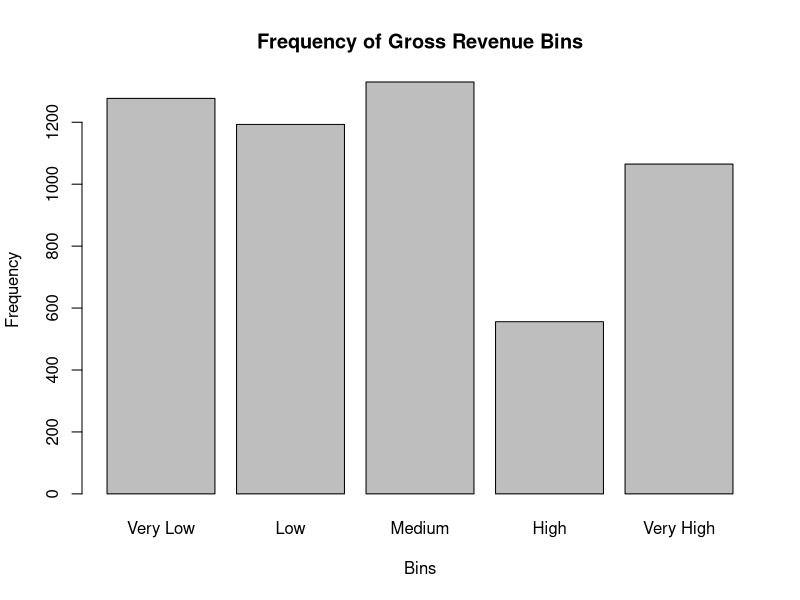
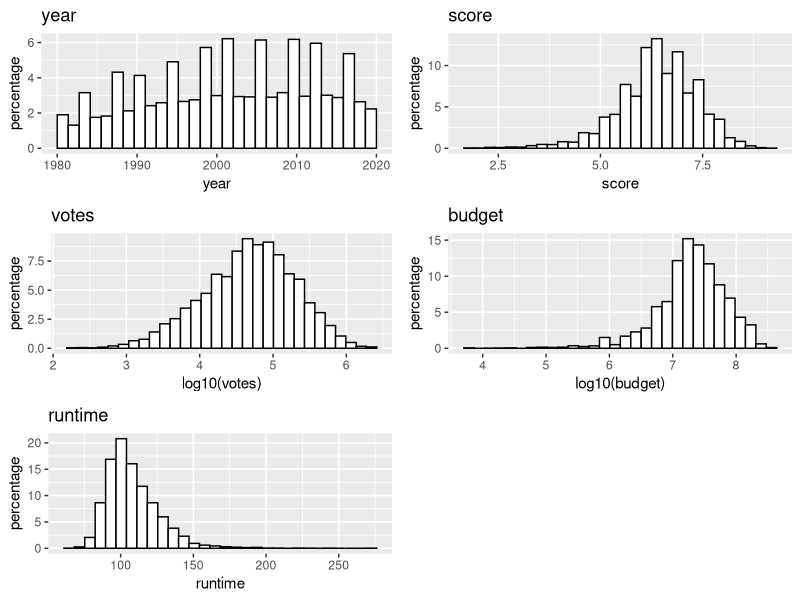
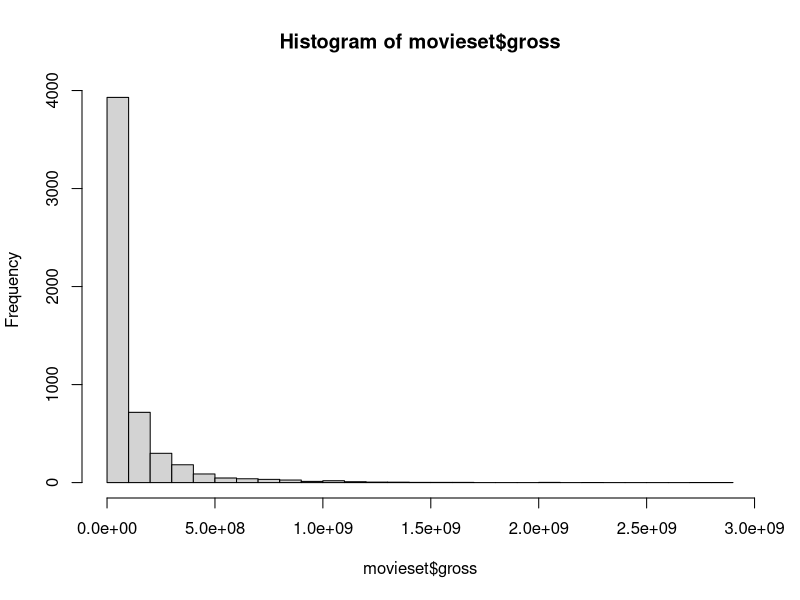
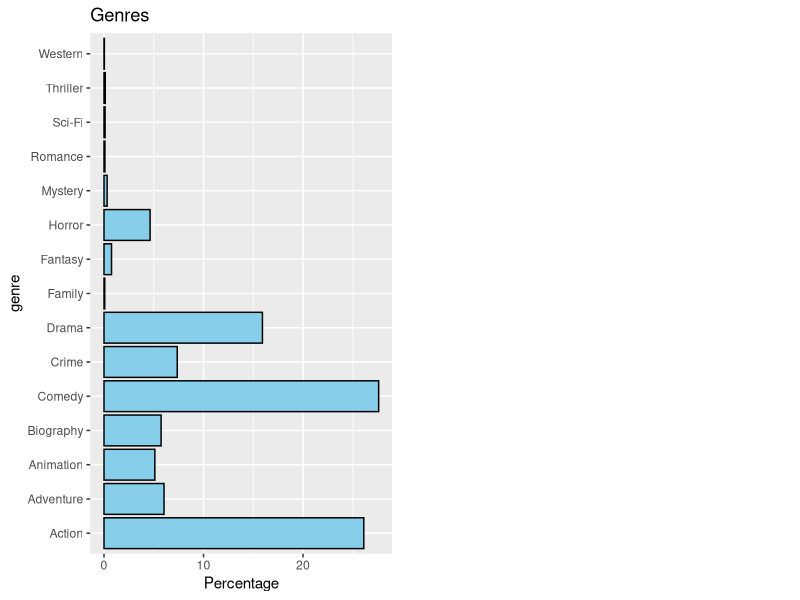
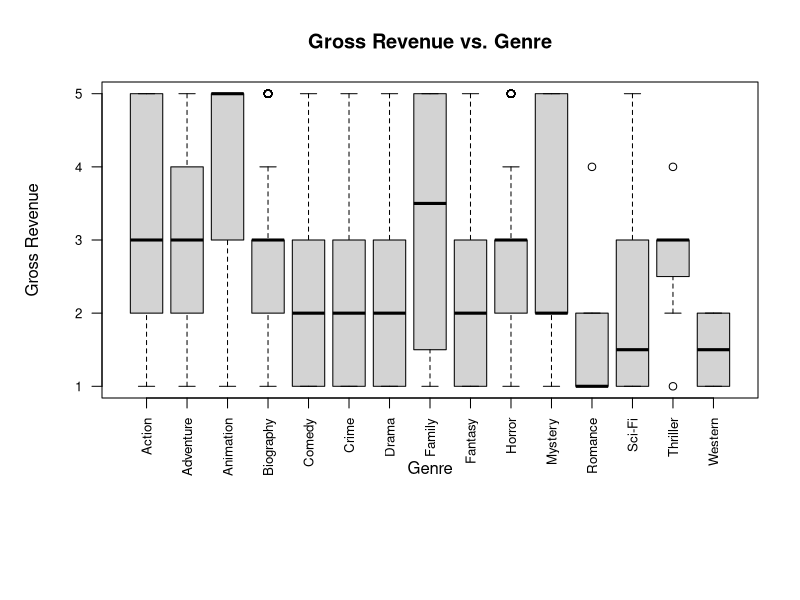
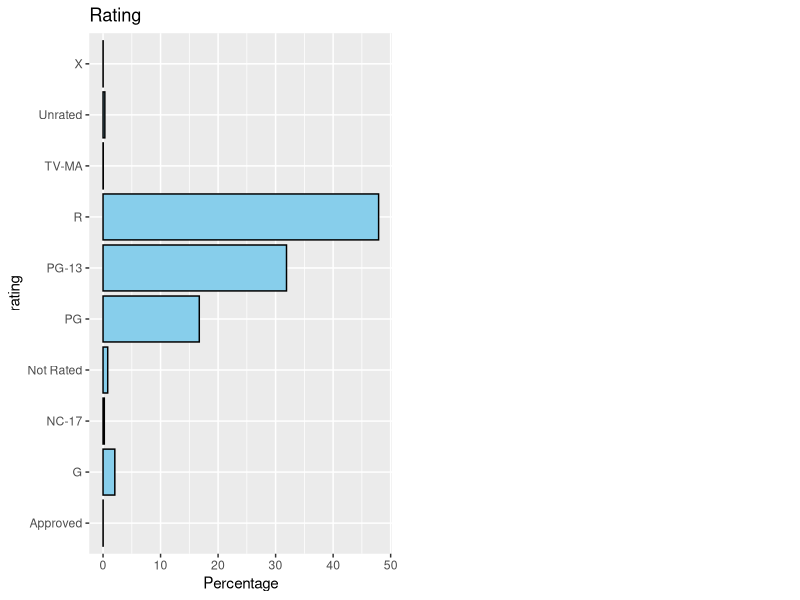
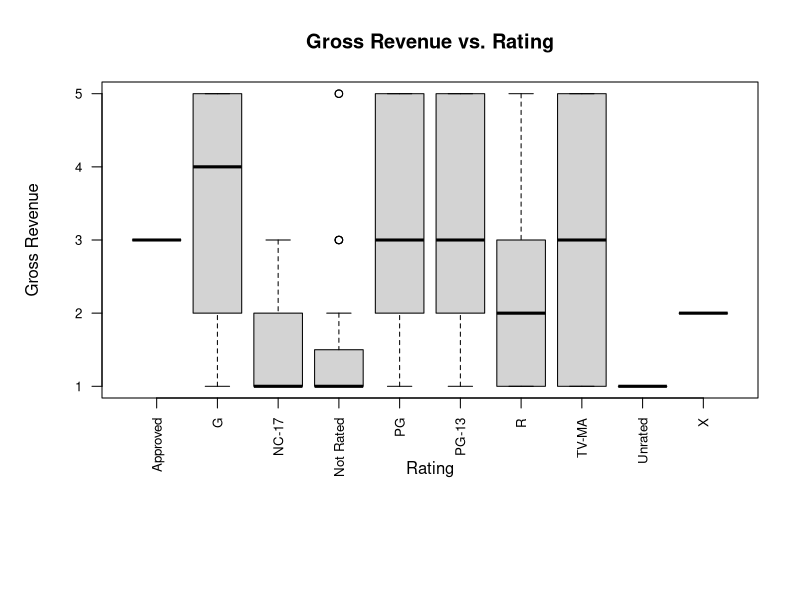
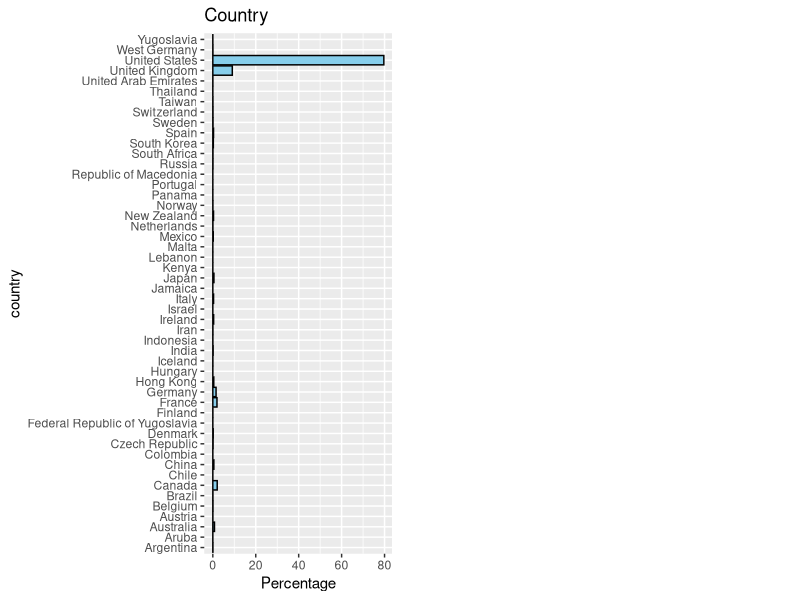

These charts were generated, in order, by the following R code:
## ---- chunk 1
knitr::opts_chunk$set(echo = TRUE)
## ---- chunk 2
library(dplyr)   
library(readr)  
library(ggplot2)
#library(statsr)
library(gridExtra)
library(corrplot)
library(tidyr)
## ---- chunk 3
movieset <- read.csv("output.csv")
print(movieset)
## ---- chunk 4
custom_breaks <- c(0, 10000000, 30000000, 90000000, 150000000, Inf)
bin_labels <- c("Very Low", "Low", "Medium", "High", "Very High")

movieset$gross_equal_width_bins <- cut(movieset$gross, breaks = custom_breaks, labels = bin_labels, include.lowest = TRUE, right = FALSE)

bin_freq <- table(movieset$gross_equal_width_bins)

barplot(bin_freq, 
     main = "Frequency of Gross Revenue Bins",
     xlab = "Bins",
     ylab = "Frequency")

## ---- chunk 5

p1 <- ggplot(aes(x=year), data=movieset) + 
  geom_histogram(aes(y=100*(..count..)/sum(..count..)), color='black', fill='white') + ylab('percentage') + ggtitle('year')
p2 <- ggplot(aes(x=score), data=movieset) +
  geom_histogram(aes(y=100*(..count..)/sum(..count..)), color='black', fill='white') + ylab('percentage') + ggtitle('score')
p3 <- ggplot(aes(x=log10(votes)), data=movieset) +
  geom_histogram(aes(y=100*(..count..)/sum(..count..)), color='black', fill='white') + ylab('percentage') + ggtitle('votes')
p4 <- ggplot(aes(x=log10(budget)), data=movieset) +
  geom_histogram(aes(y=100*(..count..)/sum(..count..)), color='black', fill='white') + ylab('percentage') + ggtitle('budget')
p5 <- ggplot(aes(x=runtime), data=movieset) +
  geom_histogram(aes(y=100*(..count..)/sum(..count..)), color='black', fill='white') + ylab('percentage') + ggtitle('runtime')
grid.arrange(p1, p2, p3, p4, p5, ncol=2)

## ---- chunk 6
hist(movieset$gross, breaks = 30)
summary(movieset$gross)

numeric_columns <- names(movieset)[sapply(movieset, is.numeric)]
numeric_columns <- setdiff(numeric_columns, "gross")
numeric_vars <- movieset[, numeric_columns]
print(names(numeric_vars))

correlation_matrix <- cor(numeric_vars)
print(correlation_matrix)
## ---- chunk 7

#Plotting genre to gross frequency
p1 <- ggplot(aes(x = genre), data = movieset) +
  geom_bar(aes(y = 100 * (..count..) / sum(..count..)), fill = "skyblue", color = "black") +
  ylab('Percentage') +
  ggtitle('Genres') +
  coord_flip()


grid.arrange(p1, ncol = 2)

# Create boxplot
boxplot(movieset$gross_equal_width_bins ~ genre, data = movieset,
        main = 'Gross Revenue vs. Genre', 
        xlab = 'Genre', 
        ylab = 'Gross Revenue',
        las = 2,   # Rotate x-axis labels to be vertical
        cex.axis = 0.8, # Reduce the font size of axis labels
        par(mar = c(10, 5, 4, 2) + 0.1)) # Increase the bottom margin


#Plotting rating to gross frequency
p2 <- ggplot(aes(x = rating), data = movieset) +
  geom_bar(aes(y = 100 * (..count..) / sum(..count..)), fill = "skyblue", color = "black") +
  ylab('Percentage') +
  ggtitle('Rating') +
  coord_flip()


grid.arrange(p2, ncol = 2)

# Create boxplot
boxplot(movieset$gross_equal_width_bins ~ rating, data = movieset,
        main = 'Gross Revenue vs. Rating', 
        xlab = 'Rating', 
        ylab = 'Gross Revenue',
        las = 2,   # Rotate x-axis labels to be vertical
        cex.axis = 0.8, # Reduce the font size of axis labels
        par(mar = c(10, 5, 4, 2) + 0.1)) # Increase the bottom margin


#Plotting country to gross frequency
p3 <- ggplot(aes(x = country), data = movieset) +
  geom_bar(aes(y = 100 * (..count..) / sum(..count..)), fill = "skyblue", color = "black") +
  ylab('Percentage') +
  ggtitle('Country') +
  coord_flip()


grid.arrange(p3, ncol = 2)

# Create boxplot
boxplot(movieset$gross_equal_width_bins ~ country, data = movieset,
        main = 'Gross Revenue vs. Country', 
        xlab = 'Country', 
        ylab = 'Gross Revenue',
        las = 2,   # Rotate x-axis labels to be vertical
        cex.axis = 0.8, # Reduce the font size of axis labels
        par(mar = c(10, 5, 4, 2) + 0.1)) # Increase the bottom margin


#Plotting company to gross frequency
p4 <- ggplot(aes(x = company), data = movieset) +
  geom_bar(aes(y = 100 * (..count..) / sum(..count..)), fill = "skyblue", color = "black") +
  ylab('Percentage') +
  ggtitle('Company') +
  coord_flip()

grid.arrange(p4, ncol = 2)

#Plotting director to gross frequency
p5 <- ggplot(aes(x = director), data = movieset) +
  geom_bar(aes(y = 100 * (..count..) / sum(..count..)), fill = "skyblue", color = "black") +
  ylab('Percentage') +
  ggtitle('Director') +
  coord_flip()

grid.arrange(p5, ncol = 2)

#Plotting writer to gross frequency
p6 <- ggplot(aes(x = writer), data = movieset) +
  geom_bar(aes(y = 100 * (..count..) / sum(..count..)), fill = "skyblue", color = "black") +
  ylab('Percentage') +
  ggtitle('Writer') +
  coord_flip()

grid.arrange(p6, ncol = 2)

#Plotting star to gross frequency
p7 <- ggplot(aes(x = star), data = movieset) +
  geom_bar(aes(y = 100 * (..count..) / sum(..count..)), fill = "skyblue", color = "black") +
  ylab('Percentage') +
  ggtitle('Star') +
  coord_flip()

grid.arrange(p7, ncol = 2)


## ---- chunk 8
str(movieset)
movieset_clean <- na.omit(movieset)

final_movieset <- movieset_clean %>% select(name, genre, year, score, votes, budget, gross, runtime)
print(final_movieset)
## ---- chunk 9
set.seed(2017)
split <- sample(seq_len(nrow(final_movieset)), size = floor(0.7 * nrow(final_movieset)))
train <- final_movieset[split, ]
test <- final_movieset[-split, ]
print(test)
dim(train)
dim(test)
## ---- chunk 10
full_model <- lm(gross~genre+year+score+votes+budget+runtime, data=train)
summary(full_model)
## ---- chunk 11
fit1 <- lm(gross ~ votes, data=train)
summary(fit1)
## ---- chunk 12
fit_model <- lm(gross~genre+year+score+budget+runtime, data=train)
print(fit_model)
## ---- chunk 13
fit2 <- lm(gross ~ votes + budget, data=train)
summary(fit2)
## ---- chunk 14
fit_model_2 <- lm(gross~genre+year+score+runtime, data=train)
print(fit_model_2)
## ---- chunk 15
fit3 <- lm(gross ~ votes + budget + genre, data=train)
summary(fit3)
## ---- chunk 16
fit_model_3 <- lm(gross~year+score+runtime, data=train)
print(fit_model_3)
## ---- chunk 17
fit4 <- lm(gross ~ votes + budget + genre, data=train)
summary(fit4)
## ---- chunk 18
fit5 <- lm(gross ~ votes + budget + genre + score, data=train)
summary(fit5)
## ---- chunk 19
fit6 <- lm(gross ~ votes + budget + genre + score + runtime, data=train)
summary(fit6)
last_movie <- final_movieset %>% select(name, genre, score, votes, budget, gross, runtime)
print(last_movie)
## ---- chunk 20
print(test)
# colnames(test)
# new_movie <- test %>% filter(name == "Xanadu") %>% select(votes, budget, genre, rating, score, runtime)
new_movie <- test %>% select(votes, budget, genre, score, runtime)
print(new_movie)

# any(is.na(new_movie))

# new_movie$rating <- factor(new_movie$rating, levels = levels(train$rating))
# new_movie$genre <- factor(new_movie$genre, levels = levels(train$genre))

# Make predictions
predict(fit6, new_movie)

## ---- chunk 21
predict(fit6, new_movie, interval = "prediction", level = 0.05)
## ---- chunk 22
library(randomForest)

x <- last_movie[, - which(names(last_movie) == "gross")]
y <- last_movie$gross

set.seed(42)  # For reproducibility
train_indices <- sample(1:nrow(last_movie), 0.8 * nrow(last_movie))  # 80% for training
X_train <- x[train_indices, ]
y_train <- y[train_indices]
X_test <- x[-train_indices, ]
y_test <- y[-train_indices]
print(X_test)


rf_model <- randomForest(x = X_train, y = y_train, ntree = 100, mtry = 3, importance = TRUE)

# Predict on the test set
y_pred <- predict(rf_model, newdata = X_test)
print(y_pred)

## ---- chunk 23
